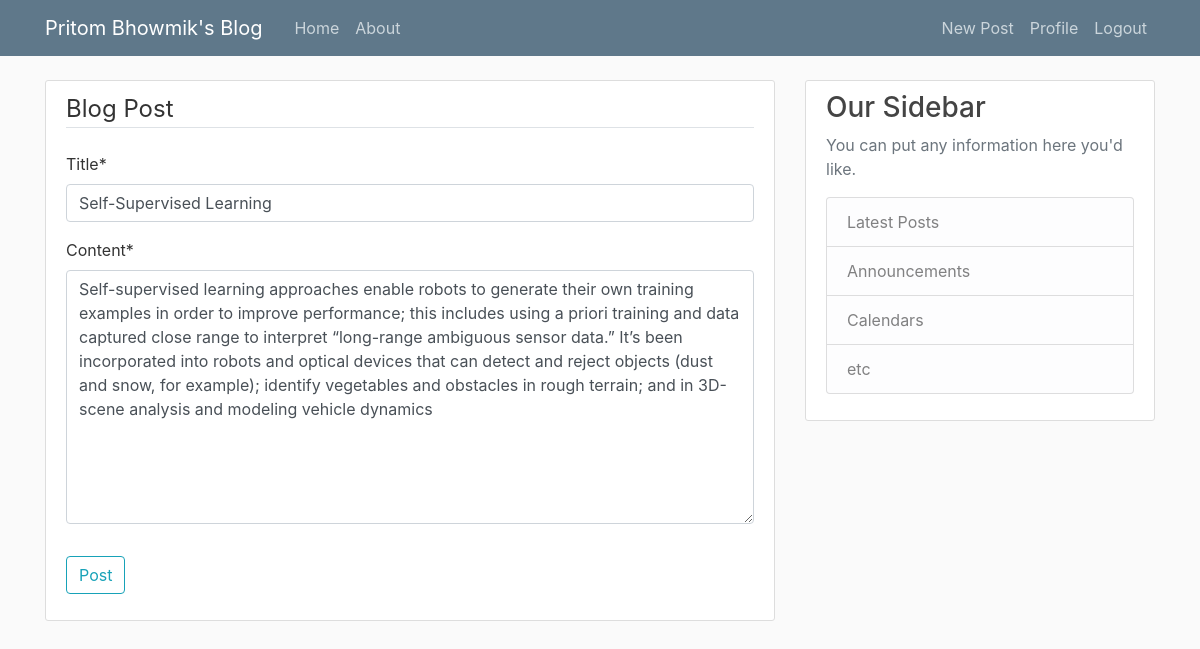
Page /post/16/update/ (signed in) on the committed database.
### blog/models.py (models this page shows, shortened)
class Post(models.Model):
    title = models.CharField(max_length=100)
    content = models.TextField()
    date_posted = models.DateTimeField(default=timezone.now)
    author = models.ForeignKey(User, on_delete=models.CASCADE)

### blog/views.py (the view, shortened to what this page needs)
# urls.py: path('post/<int:pk>/update/', PostUpdateView.as_view(), name='post-update'),
class PostUpdateView(LoginRequiredMixin, UserPassesTestMixin, UpdateView):
    model = Post
    fields = ['title', 'content']
    def test_func(self):
        post = self.get_object()
        if self.request.user == post.author:
            return True
        return False

### blog/templates/blog/post_form.html (shortened to what this page needs)
{% extends "blog/base.html" %} {% load crispy_forms_tags %} {% block content %}
<div class="content-section">
  <form method="POST">
    <fieldset class="form-group">
      <legend class="border-bottom mb-4">Blog Post</legend>
      {{ form|crispy }}
    </fieldset>
    <div class="form-group">
      <button class="btn btn-outline-info" type="submit">Post</button>
    </div>
  </form>
</div>
{% endblock content %}

### blog/static/blog/main.css (style rules this page uses)
body { background: #fafafa; color: #333333; margin-top: 5rem; }
.content-section { background: #ffffff; padding: 10px 20px; border: 1px solid #dddddd; border-radius: 3px; margin-bottom: 20px; }

### rows in the picture
Post: title "Self-Supervised Learning", content "Self-supervised learning approaches enable robots to generate their own training examples in order to improve performance; this includes using a priori training and data captured close range to interpret “long-range ambiguous sensor data.” It’s been incorporated into robots and optical devices that can detect and reject objects (dust and snow, for example); identify vegetables and obstacles in rough terrain; and in 3D-scene analysis and modeling vehicle dynamics"
